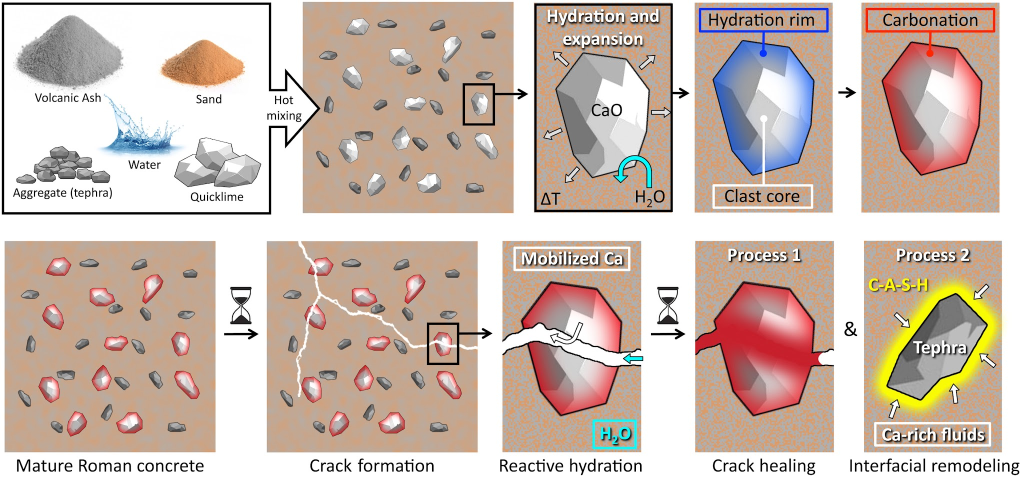
#> input picture planning/2026-09-23-figma-evidence-mindmap/source-images/image10.jpg, 2048 x 954 px, given in place of poster_2x.png, which was not available (shown at 1/2 size)
$ python make_tiles.py ../../../planning/2026-09-23-figma-evidence-mindmap/source-images
#> lines starting #> are read from the running program, lines starting #| are printed output that depends on the picture; pictures that were not available may be replaced by others from this repository, and a replacement may not be noted
"""Cut a round's 2x poster into overlapping labelled tiles (pt coordinates in names)."""
import sys
from pathlib import Path
from PIL import Image
d = Path(sys.argv[1]); im = Image.open(d / 'poster_2x.png').convert('RGB')
#> further down, im is the input picture: PIL image 2048x954 RGB; mean R, G, B 206.1, 188.1, 177.2
W, H = 1191, 1684; cols, rows, ov = 3, 4, 30
cw, rh = W / cols, H / rows
out = d / 'tiles'; out.mkdir(exist_ok=True)
for r in range(rows):
    for c in range(cols):
        x0, y0 = max(0, int(c * cw - ov)), max(0, int(r * rh - ov))
        x1, y1 = min(W, int((c + 1) * cw + ov)), min(H, int((r + 1) * rh + ov))
        im.crop((x0 * 2, y0 * 2, x1 * 2, y1 * 2)).save(out / f'tile_r{r+1}c{c+1}_x{x0}-{x1}_y{y0}-{y1}.png')
#> this loop made 4 passes
#> pass 1, `im.crop((x0 * 2, y0 * 2, x1 * 2, y1 * 2)).save(out / f'tile_r{r+1}c{c+..`:
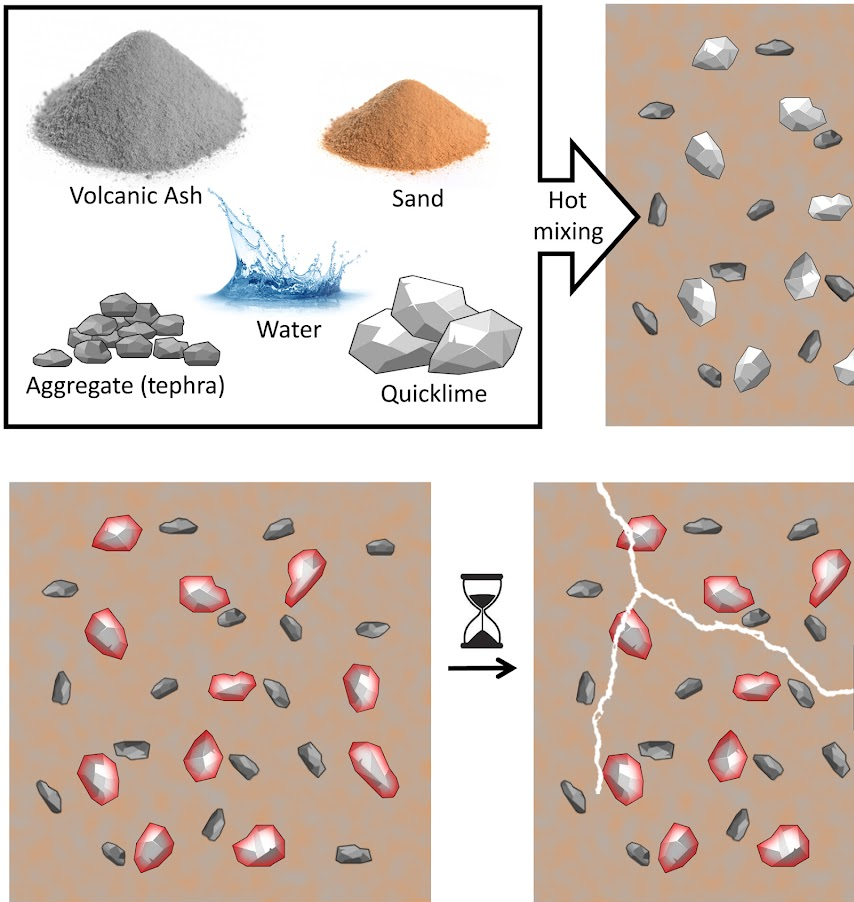
#> saved as tile_r1c1_x0-427_y0-451.png: PIL image 854x902 RGB; mean R, G, B 209.1, 193, 182.2
#> pass 1, `im.crop((x0 * 2, y0 * 2, x1 * 2, y1 * 2)).save(out / f'tile_r{r+1}c{c+..`:
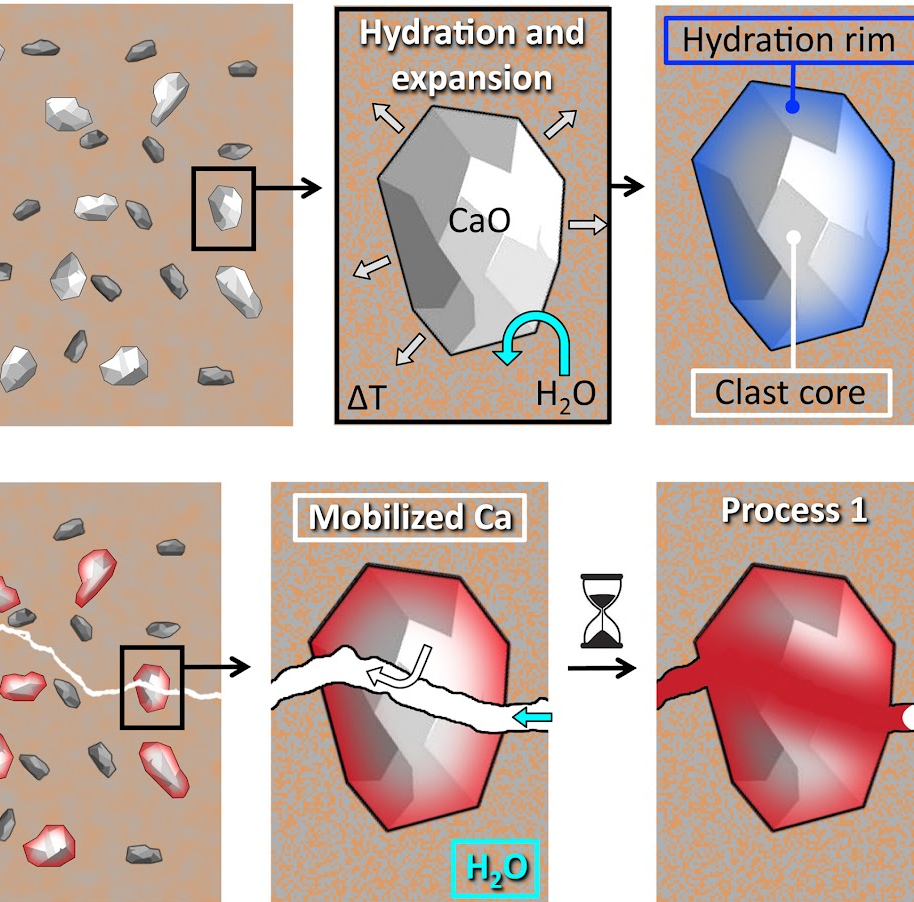
#> saved as tile_r1c2_x367-824_y0-451.png: PIL image 914x902 RGB; mean R, G, B 196.6, 174.6, 165.9
#> pass 1, `im.crop((x0 * 2, y0 * 2, x1 * 2, y1 * 2)).save(out / f'tile_r{r+1}c{c+..`:
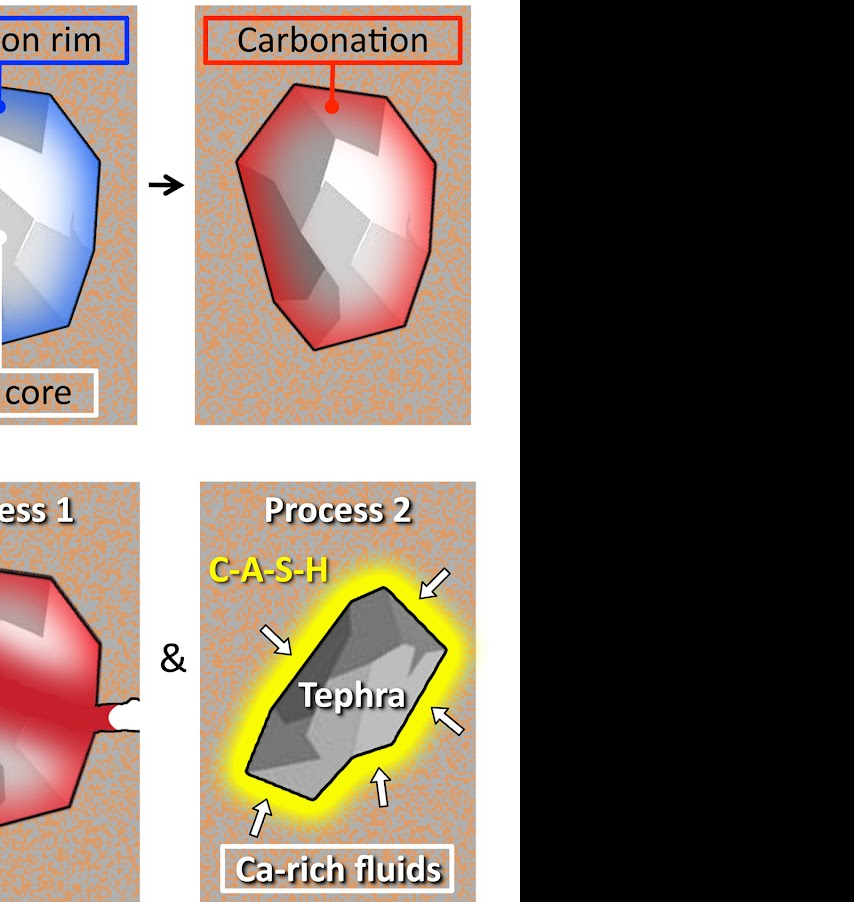
#> saved as tile_r1c3_x764-1191_y0-451.png: PIL image 854x902 RGB; mean R, G, B 126, 112.2, 102.2
#> pass 2, `im.crop((x0 * 2, y0 * 2, x1 * 2, y1 * 2)).save(out / f'tile_r{r+1}c{c+..`:
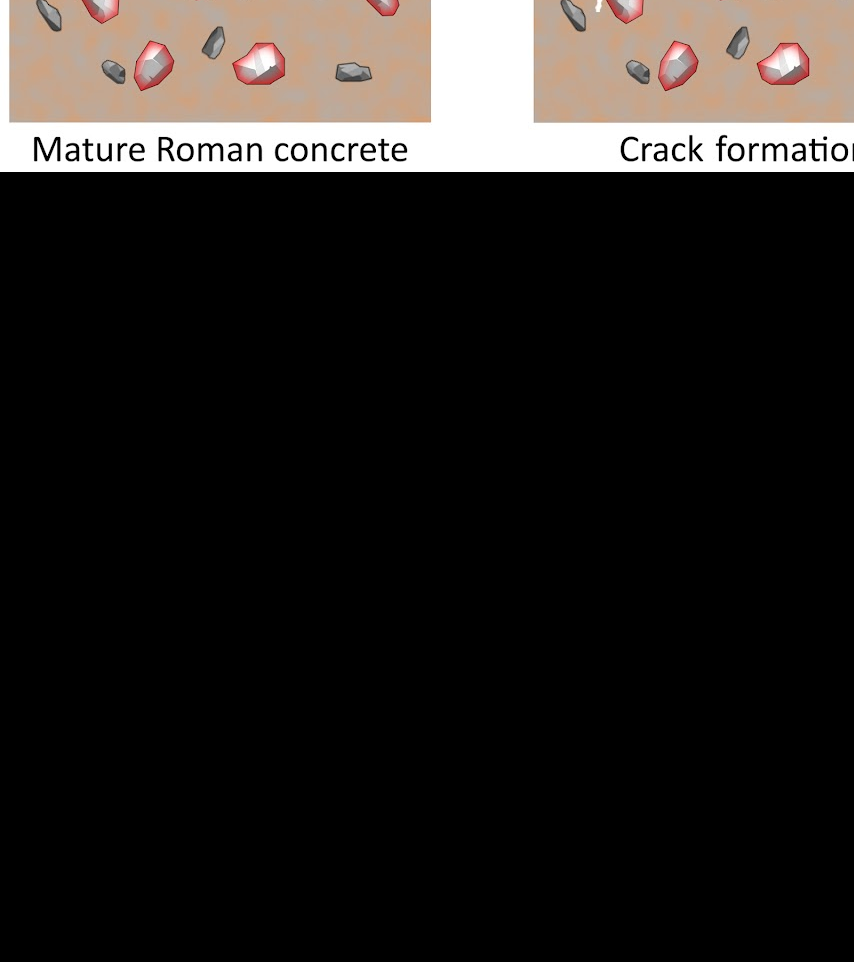
#> saved as tile_r2c1_x0-427_y391-872.png: PIL image 854x962 RGB; mean R, G, B 37.4, 34, 31.8
print(sorted(p.name for p in out.iterdir()))

$ run again, on planning/2026-09-23-figma-evidence-mindmap/source-images/image2.png
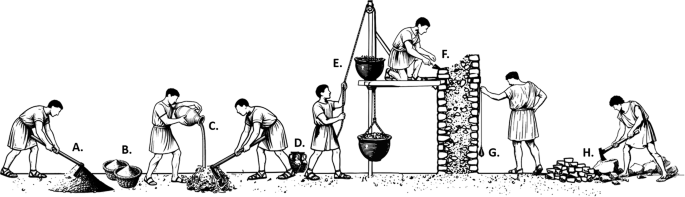
#> input picture planning/2026-09-23-figma-evidence-mindmap/source-images/image2.png, 685 x 197 px, given in place of poster_2x.png, which was not available
#> the loop `for r in range(rows):` made 4 passes
#> pass 1, `im.crop((x0 * 2, y0 * 2, x1 * 2, y1 * 2)).save(out / f'tile_r{r+1}c{c+..`:
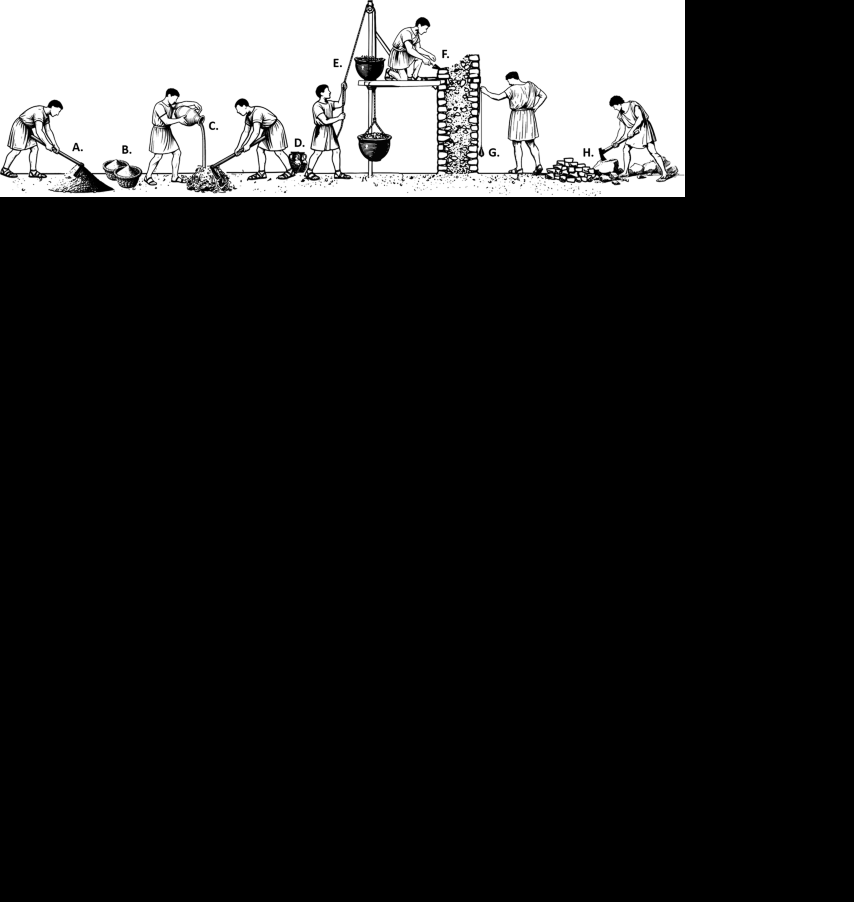
#> saved as tile_r1c1_x0-427_y0-451.png: PIL image 854x902 RGB; min 0, max 255, mean 39.8
